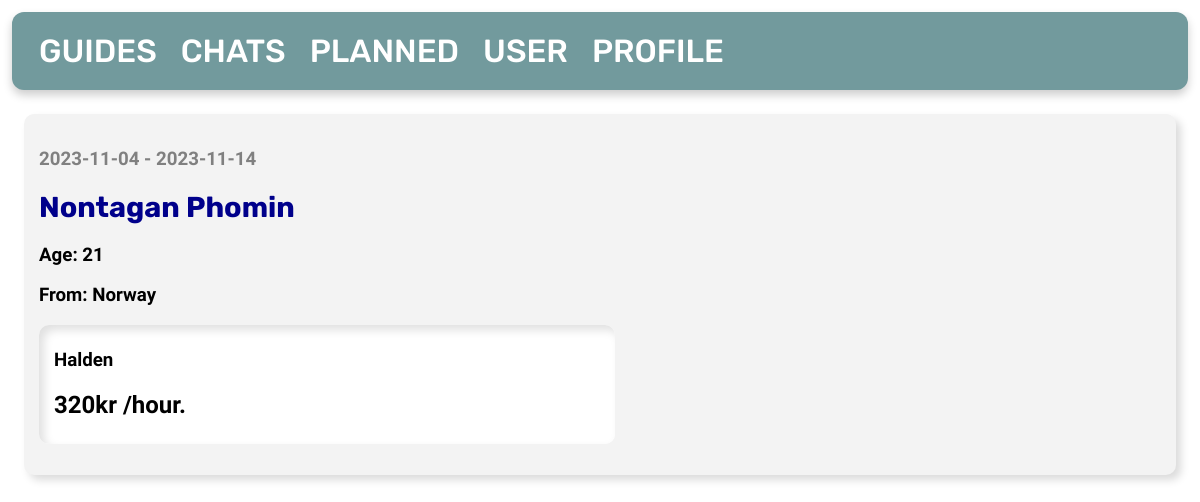
Page /planned/ on the earlier database version.
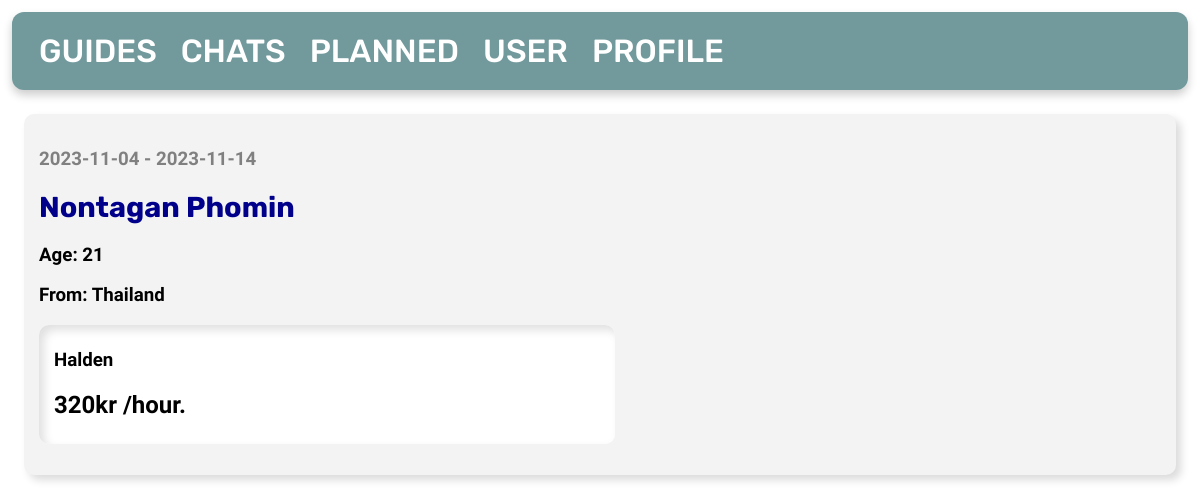
Same page on the later database version.
### tables this page shows
CREATE TABLE guide_user
(
    id        INTEGER PRIMARY KEY AUTOINCREMENT,
    user      INTEGER NOT NULL,
    guide     INTEGER NOT NULL,
    from_date DATE    NOT NULL,
    to_date   DATE    NOT NULL,
    FOREIGN KEY (user) REFERENCES user (id),
    FOREIGN KEY (guide) REFERENCES posts (id)
);

CREATE TABLE user
(
    id        INTEGER PRIMARY KEY AUTOINCREMENT,
    firstname TEXT NOT NULL,
    lastname  TEXT NOT NULL,
    age       INTEGER,
    country   TEXT
);

CREATE TABLE posts
(
    id       INTEGER PRIMARY KEY AUTOINCREMENT,
    byUser   INTEGER,
    created  TIMESTAMP NOT NULL DEFAULT CURRENT_TIMESTAMP,
    title    TEXT      NOT NULL,
    content  TEXT      NOT NULL,
    country  TEXT      NOT NULL,
    city     TEXT      NOT NULL,
    language TEXT,
    price    INTEGER   NOT NULL,
    type     TEXT,
    FOREIGN KEY (byUser) REFERENCES user (id)
);

### app.py (the view)
@app.route('/planned/')
def planned():
    global user_id
    db = get_db_connection()
    posts = db.execute(
        'SELECT * FROM guide_user, user, posts WHERE posts.id = guide_user.guide AND posts.byUser = ? AND user.id = guide_user.user',
        (user_id,)).fetchall()
    db.close()
    return render_template('planned-guides.html', posts=posts)

### app.py (called while the page is built)
def get_db_connection():
    db = sqlite3.connect('database.db')
    db.row_factory = sqlite3.Row
    return db

### templates/planned-guides.html
{% extends 'base.html' %}
{% block content %}
    {% for post in posts %}
        <div class='post'>
            <h3 id="date">{{ post['from_date'] }} - {{ post['to_date'] }}</h3>
            <h2>
                <a id="profile"
                   href="{{ url_for('viewProfile', id=post['user'], u=post['user']) }}">{{ post['firstname'] }} {{ post['lastname'] }}
                </a>
            </h2>
            <h3>Age: {{ post['age'] }}</h3>
            <h3>From: {{ post['country'] }} </h3>
            <div id="textsec">
                <h3>{{ post['city'] }}</h3>
                <h2>{{ post['price'] }}kr /hour.</h2>
            </div>
        </div>
    {% endfor %}
{% endblock %}

### templates/base.html (shortened to what this page needs)
<!DOCTYPE html>
<html lang="en">
<head>
</head>
<body>
<ul class="nav-links">
    <li><a href="{{ url_for('index') }}">GUIDES</a></li>
    <li><a href="{{ url_for('chat') }}">CHATS</a></li>
    <li><a href="{{ url_for('planned') }}">PLANNED</a></li>
    <li><a href="{{ url_for('user') }}">USER</a></li>
    <li><a href="{{ url_for('profile') }}">PROFILE</a></li>
</ul>
<div class="content">
    {% block content %} {% endblock %}
</div>
</body>
</html>

### templates/base.html (style rules this page uses)
.post { padding: 15px; margin: 2vw; background-color: #f3f3f3; border-radius: 10px; box-shadow: 5px 5px 9px #dbdbdb, -5px -5px 9px #ffffff; }
body { margin: 0; padding-bottom: 7rem; }
h1, h2, h3 { font-family: 'Lexend', sans-serif; }
a { font-family: 'Rubik', sans-serif; text-decoration: none; }
body .post a { font-family: 'Rubik', sans-serif; font-size: 1.2em; display: inline-block; border-radius: 5px; padding: 10px; color: #3b3b3b; background: linear-gradient(145deg, #5bf295, #4dcb7d); outline: none; border: none; transition: 300ms; }
#textsec { background-color: white; padding-top: 5px; padding-bottom: 5px; padding-left: 15px; margin-top: 1rem; margin-bottom: 1rem; width: 50%; border-radius: 10px; box-shadow: inset 5px 5px 10px #e0e0e0, inset -5px -5px 10px #ffffff; }
#profile { font-family: 'Rubik', sans-serif; font-size: 1.2em; display: inline-block; border-radius: 0; padding: 0; background: transparent; color: darkblue; outline: none; border: none; }
#date { color: grey; }
.nav-links { display: flex; flex-wrap: wrap; align-items: center; margin: 1vw; background-color: #729a9d; padding: 20px 15px; border-radius: 12px; box-shadow: 0 5px 10px rgba(0, 0, 0, 0.2); }
.nav-links li { list-style: none; margin: 0 12px; }
.nav-links li a { position: relative; color: #ffffff; font-size: 2rem; font-weight: 500; padding: 6px 0; text-decoration: none; transition: 300ms; }

Differences in the rows shown:
changed through a linked row, guide_user "Nontagan": country "Norway" → "Thailand"
